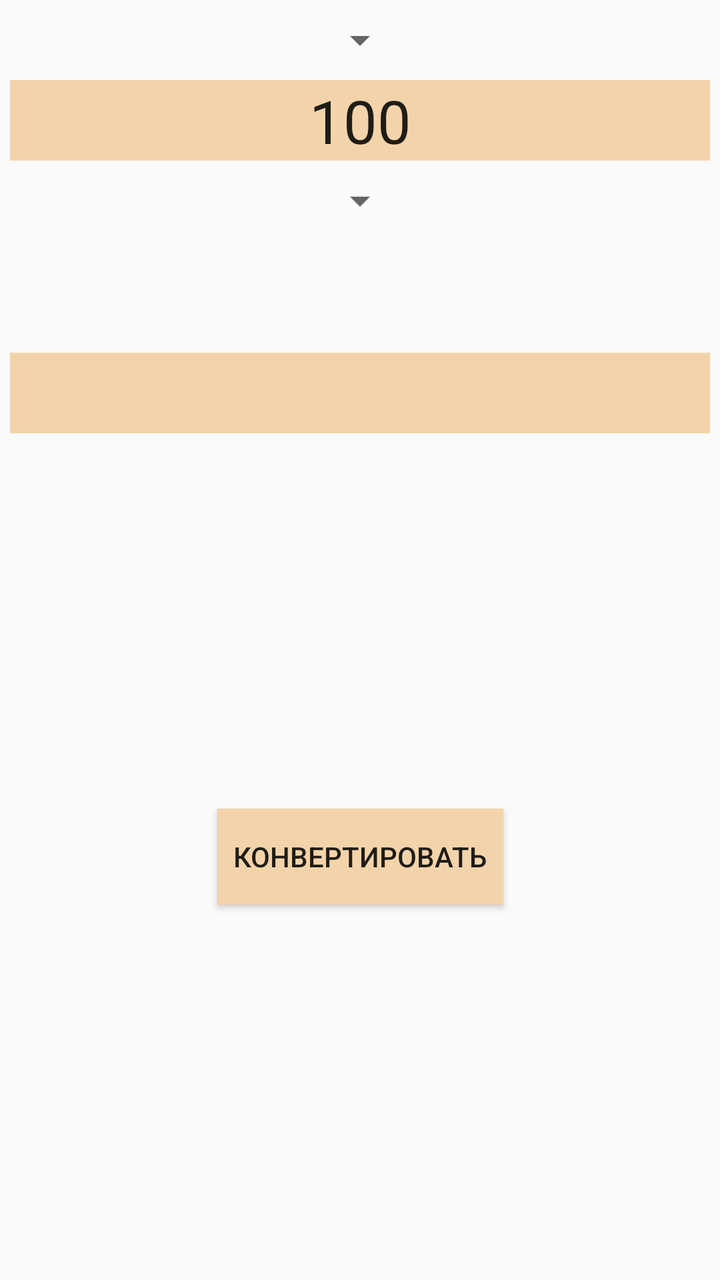
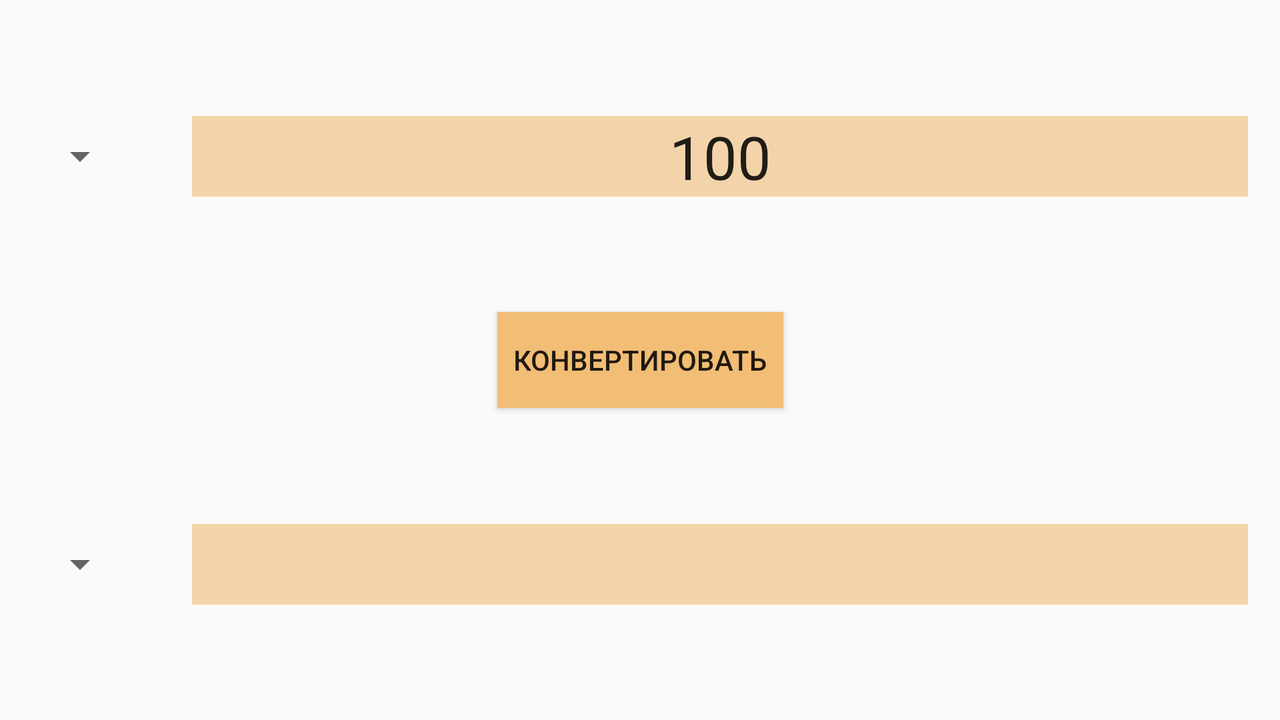

First picture: res/layout/ on a phone held upright. Second picture: the repository's own variant of that layout, on a device whose configuration matches the variant's folder. Source for both follows.
<!-- AndroidManifest.xml: application theme AppTheme -->
<!-- res/layout/fragment_converter.xml -->
<?xml version="1.0" encoding="utf-8"?>
<android.support.constraint.ConstraintLayout
    xmlns:android="http://schemas.android.com/apk/res/android"
    xmlns:app="http://schemas.android.com/apk/res-auto"
    xmlns:tools="http://schemas.android.com/tools"
    android:layout_width="match_parent"
    android:layout_height="match_parent"

    >


    <Spinner

        android:id="@+id/spinner1"
        android:layout_width="wrap_content"
        android:layout_height="wrap_content"
        android:padding="10dp"


        app:layout_constraintRight_toRightOf="parent"

        app:layout_constraintLeft_toLeftOf="parent"
        app:layout_constraintTop_toTopOf="parent"
        android:layout_marginTop="8dp"
        android:layout_marginBottom="8dp"

        android:tag="1"

        />

    <Spinner
        android:id="@+id/spinner2"
        android:layout_width="wrap_content"
        android:layout_height="wrap_content"
        android:layout_marginTop="8dp"
        app:layout_constraintTop_toBottomOf="@+id/editText"
        android:layout_marginRight="8dp"
        app:layout_constraintRight_toRightOf="parent"
        android:layout_marginLeft="8dp"
        app:layout_constraintLeft_toLeftOf="parent"
        android:tag="2"
        />

    <EditText
        android:id="@+id/editText"
        android:layout_width="wrap_content"
        android:layout_height="wrap_content"
        android:layout_marginLeft="8dp"
        android:layout_marginRight="8dp"
        android:layout_marginTop="8dp"
        android:ems="10"
        android:gravity="center"
        android:inputType="numberDecimal"
        android:text="100"
        android:textSize="30sp"
        app:layout_constraintLeft_toLeftOf="parent"
        app:layout_constraintRight_toRightOf="parent"
        app:layout_constraintTop_toBottomOf="@+id/spinner1"
        android:background="@color/colorBackground"

        />

    <TextView
        android:id="@+id/textView"
        android:layout_width="wrap_content"
        android:layout_height="wrap_content"
        android:layout_marginLeft="8dp"
        android:layout_marginRight="8dp"
        android:layout_marginTop="64dp"
        android:background="@color/colorBackground"
        android:ems="10"
        android:gravity="center"

        android:inputType="numberSigned"
        android:textSize="30sp"
        app:layout_constraintLeft_toLeftOf="parent"
        app:layout_constraintRight_toRightOf="parent"
        app:layout_constraintTop_toBottomOf="@+id/spinner2" />

    <Button
        android:id="@+id/button"
        android:layout_width="wrap_content"
        android:layout_height="wrap_content"
        android:text="@string/button_name"
        android:layout_marginTop="8dp"
        app:layout_constraintTop_toBottomOf="@+id/textView"
        app:layout_constraintBottom_toBottomOf="parent"
        android:layout_marginBottom="8dp"
        android:layout_marginLeft="8dp"
        app:layout_constraintLeft_toLeftOf="parent"
        android:layout_marginRight="8dp"
        app:layout_constraintRight_toRightOf="parent"
        android:background="@color/colorBackground"
        android:padding="8dp"
        />

</android.support.constraint.ConstraintLayout>
<!-- resources referenced by this layout -->
<resources>
  <color name="colorBackground">#f3d4aa</color>
  <string name="button_name">Конвертировать</string>
  <style name="AppTheme" parent="Theme.AppCompat.Light.DarkActionBar">
          
          <item name="colorPrimary">@color/colorPrimary</item>
          <item name="colorPrimaryDark">@color/colorPrimaryDark</item>
          <item name="colorAccent">@color/colorAccent</item>
      </style>
  <color name="colorPrimary">#41b843</color>
  <color name="colorPrimaryDark">#226f29</color>
  <color name="colorAccent">#16da19</color>
</resources>
<!-- res/layout-land/fragment_converter.xml (the author's variant of the layout above) -->
<!-- drawn on the phone turned sideways -->
<?xml version="1.0" encoding="utf-8"?>
<android.support.constraint.ConstraintLayout
    xmlns:android="http://schemas.android.com/apk/res/android"
    xmlns:app="http://schemas.android.com/apk/res-auto"
    xmlns:tools="http://schemas.android.com/tools"
    android:layout_width="match_parent"
    android:layout_height="match_parent"

    >


    <Spinner

        android:id="@+id/spinner1"
        android:layout_width="wrap_content"
        android:layout_height="wrap_content"
        app:layout_constraintRight_toLeftOf="@+id/editText"

        app:layout_constraintLeft_toLeftOf="parent"
        app:layout_constraintTop_toTopOf="parent"
        app:layout_constraintBottom_toTopOf="@+id/button"
        android:layout_marginTop="16dp"
        android:layout_marginBottom="16dp"
        android:layout_marginLeft="16dp"
        android:layout_marginRight="16dp"

        android:tag="1"

        app:layout_constraintVertical_chainStyle="packed"


        />

    <Spinner
        android:id="@+id/spinner2"
        android:layout_width="wrap_content"
        android:layout_height="wrap_content"
        android:layout_marginTop="16dp"
        android:layout_marginBottom="16dp"

        app:layout_constraintTop_toBottomOf="@+id/button"
        app:layout_constraintBottom_toBottomOf="parent"

        android:layout_marginRight="16dp"
        app:layout_constraintRight_toLeftOf="@+id/textView"
        android:layout_marginLeft="16dp"
        app:layout_constraintLeft_toLeftOf="parent"
        android:tag="2"

        app:layout_constraintVertical_chainStyle="packed"
        />

    <EditText
        android:id="@+id/editText"
        android:layout_width="0dp"
        android:layout_height="wrap_content"
        android:layout_marginLeft="16dp"
        android:layout_marginRight="16dp"
        android:layout_marginTop="16dp"
        android:layout_marginBottom="16dp"

        android:ems="10"

        android:gravity="center"
        android:inputType="numberDecimal"
        android:text="100"
        android:textSize="30sp"
        app:layout_constraintLeft_toRightOf="@id/spinner1"
        app:layout_constraintRight_toRightOf="parent"
        app:layout_constraintTop_toTopOf="parent"
        app:layout_constraintBottom_toTopOf="@+id/button"

        android:background="@color/colorBackground"

        android:layout_marginStart="16dp"
        android:layout_marginEnd="16dp"

        />

    <TextView
        android:id="@+id/textView"
        android:layout_width="0dp"
        android:layout_height="wrap_content"
        android:layout_marginLeft="16dp"
        android:layout_marginRight="16dp"
        android:layout_marginTop="16dp"
        android:layout_marginBottom="16dp"
        android:background="@color/colorBackground"
        android:ems="10"
        android:gravity="center"

        android:inputType="numberSigned"
        android:textSize="30sp"
        app:layout_constraintLeft_toRightOf="@+id/spinner2"
        app:layout_constraintRight_toRightOf="parent"
        app:layout_constraintTop_toBottomOf="@+id/button"
        app:layout_constraintBottom_toBottomOf="parent"
        android:layout_marginStart="16dp"
        android:layout_marginEnd="16dp" />


    <Button
        android:id="@+id/button"
        android:layout_width="wrap_content"
        android:layout_height="wrap_content"
        android:text="@string/button_name"
        android:layout_marginTop="8dp"
        app:layout_constraintTop_toTopOf="parent"
        app:layout_constraintBottom_toBottomOf="parent"
        android:layout_marginBottom="8dp"
        android:layout_marginLeft="8dp"
        app:layout_constraintLeft_toLeftOf="parent"
        android:layout_marginRight="8dp"
        app:layout_constraintRight_toRightOf="parent"
        android:background="@color/colorBackground1"
        android:padding="8dp"
        android:gravity="center"
        android:layout_marginStart="8dp"
        android:layout_marginEnd="8dp" />

</android.support.constraint.ConstraintLayout>
<!-- resources referenced by the variant -->
<!-- as the phone turned sideways resolves them -->
<resources>
  <color name="colorBackground">#f3d4aa</color>
  <color name="colorBackground1">#f2bd75</color>
  <string name="button_name">Конвертировать</string>
  <style name="AppTheme" parent="Theme.AppCompat.Light.DarkActionBar">
          
          <item name="colorPrimary">@color/colorPrimary</item>
          <item name="colorPrimaryDark">@color/colorPrimaryDark</item>
          <item name="colorAccent">@color/colorAccent</item>
      </style>
  <color name="colorPrimary">#41b843</color>
  <color name="colorPrimaryDark">#226f29</color>
  <color name="colorAccent">#16da19</color>
</resources>
